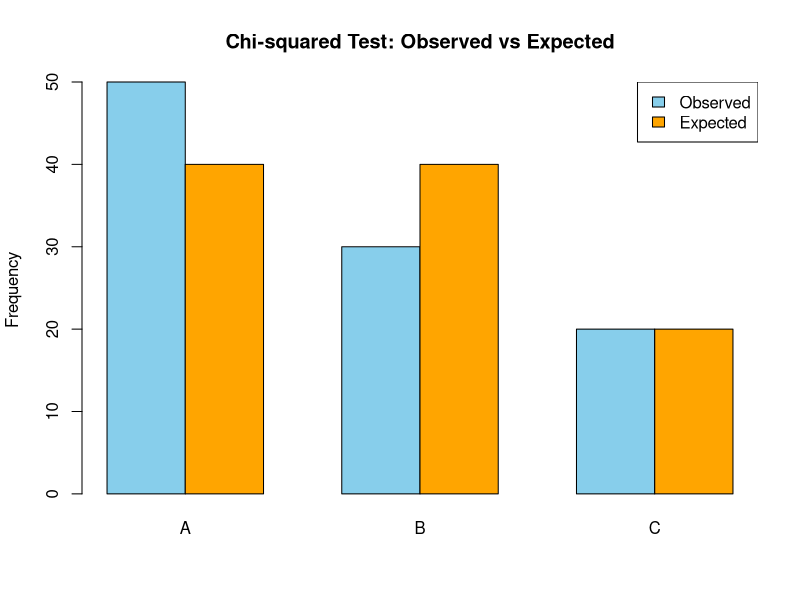

Here is the R script that generated this plot:
setwd(tempdir())
observed <- c(50, 30, 20)
expected <- c(40, 40, 20)

# Chi-squared test
chi_result <- chisq.test(observed, p = expected / sum(expected))
print(chi_result)

dev.new()
barplot(
  rbind(observed, expected),
  beside = TRUE,
  col = c("skyblue", "orange"),
  names.arg = c("A", "B", "C"),
  main = "Chi-squared Test: Observed vs Expected",
  ylab = "Frequency"
)
legend(
  "topright",
  legend = c("Observed", "Expected"),
  fill = c("skyblue", "orange")
)